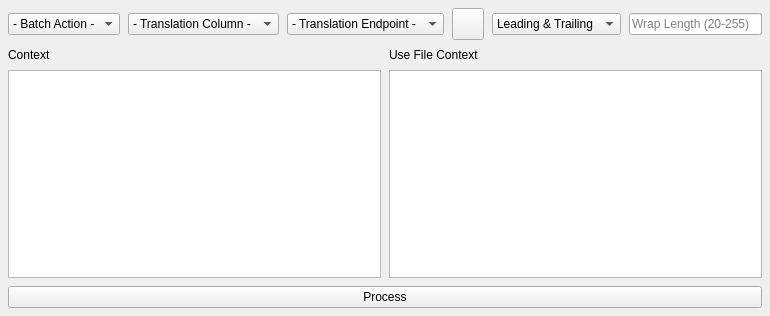
<?xml version="1.0" encoding="UTF-8"?>
<ui version="4.0">
 <class>BatchMenu</class>
 <widget class="QWidget" name="BatchMenu">
  <property name="geometry">
   <rect>
    <x>0</x>
    <y>0</y>
    <width>770</width>
    <height>316</height>
   </rect>
  </property>
  <property name="windowTitle">
   <string/>
  </property>
  <layout class="QVBoxLayout" name="verticalLayout">
   <property name="spacing">
    <number>8</number>
   </property>
   <property name="leftMargin">
    <number>8</number>
   </property>
   <property name="topMargin">
    <number>8</number>
   </property>
   <property name="rightMargin">
    <number>8</number>
   </property>
   <property name="bottomMargin">
    <number>8</number>
   </property>
   <item>
    <widget class="QWidget" name="widget" native="true">
     <layout class="QHBoxLayout" name="horizontalLayout_3">
      <property name="spacing">
       <number>8</number>
      </property>
      <property name="leftMargin">
       <number>0</number>
      </property>
      <property name="topMargin">
       <number>0</number>
      </property>
      <property name="rightMargin">
       <number>0</number>
      </property>
      <property name="bottomMargin">
       <number>0</number>
      </property>
      <item>
       <widget class="QComboBox" name="batchActionSelect">
        <item>
         <property name="text">
          <string>- Batch Action -</string>
         </property>
        </item>
        <item>
         <property name="text">
          <string>Trim</string>
         </property>
        </item>
        <item>
         <property name="text">
          <string>Translate</string>
         </property>
        </item>
        <item>
         <property name="text">
          <string>Wrap</string>
         </property>
        </item>
       </widget>
      </item>
      <item>
       <widget class="QComboBox" name="translationColumnSelect">
        <item>
         <property name="text">
          <string>- Translation Column -</string>
         </property>
        </item>
       </widget>
      </item>
      <item>
       <widget class="QComboBox" name="translationEndpointSelect">
        <item>
         <property name="text">
          <string>- Translation Endpoint -</string>
         </property>
        </item>
       </widget>
      </item>
      <item>
       <widget class="QPushButton" name="fileSelectButton">
        <property name="sizePolicy">
         <sizepolicy hsizetype="Fixed" vsizetype="Fixed">
          <horstretch>0</horstretch>
          <verstretch>0</verstretch>
         </sizepolicy>
        </property>
        <property name="minimumSize">
         <size>
          <width>32</width>
          <height>32</height>
         </size>
        </property>
        <property name="maximumSize">
         <size>
          <width>32</width>
          <height>32</height>
         </size>
        </property>
        <property name="text">
         <string/>
        </property>
        <property name="icon">
         <iconset resource="../../resources.qrc">
          <normaloff>:/icons/files.svg</normaloff>:/icons/files.svg</iconset>
        </property>
        <property name="iconSize">
         <size>
          <width>20</width>
          <height>20</height>
         </size>
        </property>
        <property name="checkable">
         <bool>true</bool>
        </property>
       </widget>
      </item>
      <item>
       <widget class="QComboBox" name="trimSelect">
        <item>
         <property name="text">
          <string>Leading &amp; Trailing</string>
         </property>
        </item>
        <item>
         <property name="text">
          <string>Leading</string>
         </property>
        </item>
        <item>
         <property name="text">
          <string>Trailing</string>
         </property>
        </item>
       </widget>
      </item>
      <item>
       <widget class="QLineEdit" name="wrapLengthInput">
        <property name="enabled">
         <bool>true</bool>
        </property>
        <property name="inputMask">
         <string notr="true"/>
        </property>
        <property name="maxLength">
         <number>3</number>
        </property>
        <property name="placeholderText">
         <string>Wrap Length (20-255)</string>
        </property>
       </widget>
      </item>
     </layout>
    </widget>
   </item>
   <item>
    <widget class="QWidget" name="contextContainer" native="true">
     <layout class="QHBoxLayout" name="horizontalLayout_2">
      <property name="spacing">
       <number>8</number>
      </property>
      <property name="leftMargin">
       <number>0</number>
      </property>
      <property name="topMargin">
       <number>0</number>
      </property>
      <property name="rightMargin">
       <number>0</number>
      </property>
      <property name="bottomMargin">
       <number>0</number>
      </property>
      <item>
       <widget class="QWidget" name="contextInputContainer" native="true">
        <layout class="QVBoxLayout" name="verticalLayout_2">
         <property name="spacing">
          <number>8</number>
         </property>
         <property name="leftMargin">
          <number>0</number>
         </property>
         <property name="topMargin">
          <number>0</number>
         </property>
         <property name="rightMargin">
          <number>0</number>
         </property>
         <property name="bottomMargin">
          <number>0</number>
         </property>
         <item>
          <widget class="QLabel" name="label">
           <property name="text">
            <string>Context</string>
           </property>
          </widget>
         </item>
         <item>
          <widget class="QPlainTextEdit" name="contextInput"/>
         </item>
        </layout>
       </widget>
      </item>
      <item>
       <widget class="QWidget" name="contextListContainer" native="true">
        <layout class="QVBoxLayout" name="verticalLayout_3">
         <property name="spacing">
          <number>8</number>
         </property>
         <property name="leftMargin">
          <number>0</number>
         </property>
         <property name="topMargin">
          <number>0</number>
         </property>
         <property name="rightMargin">
          <number>0</number>
         </property>
         <property name="bottomMargin">
          <number>0</number>
         </property>
         <item>
          <widget class="QLabel" name="label_2">
           <property name="text">
            <string>Use File Context</string>
           </property>
          </widget>
         </item>
         <item>
          <widget class="QListWidget" name="fileContextList"/>
         </item>
        </layout>
       </widget>
      </item>
     </layout>
    </widget>
   </item>
   <item>
    <widget class="QWidget" name="buttonWidget" native="true">
     <layout class="QHBoxLayout" name="horizontalLayout">
      <property name="spacing">
       <number>0</number>
      </property>
      <property name="leftMargin">
       <number>0</number>
      </property>
      <property name="topMargin">
       <number>0</number>
      </property>
      <property name="rightMargin">
       <number>0</number>
      </property>
      <property name="bottomMargin">
       <number>0</number>
      </property>
      <item>
       <widget class="QPushButton" name="processButton">
        <property name="text">
         <string>Process</string>
        </property>
       </widget>
      </item>
     </layout>
    </widget>
   </item>
  </layout>
 </widget>
 <resources>
  <include location="../../resources.qrc"/>
 </resources>
 <connections/>
</ui>
